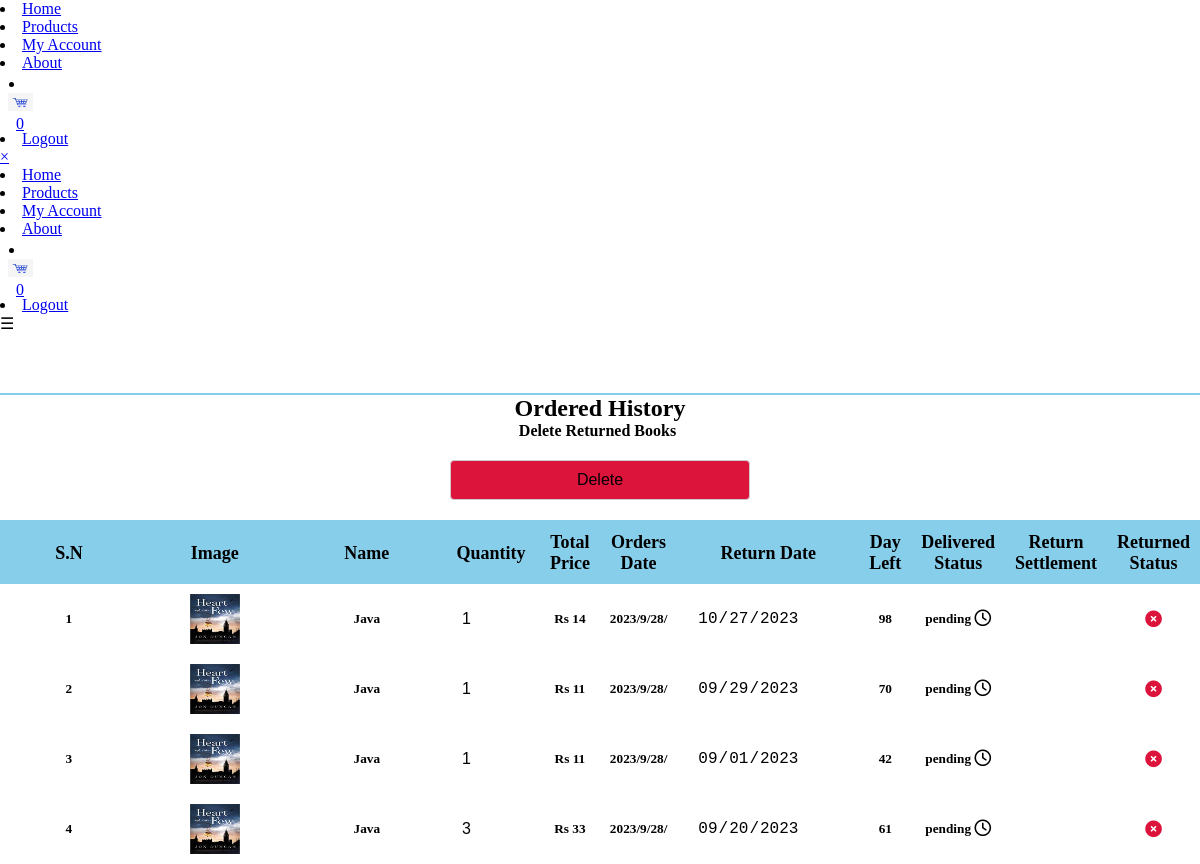
Screenshot of /profile.php?id=30 (signed in) with the database file from the repository.
### tables this page shows
CREATE TABLE `rentorders` (
  `id` int(11) NOT NULL,
  `cid` int(50) NOT NULL,
  `bid` int(50) NOT NULL,
  `quantity` int(10) NOT NULL DEFAULT 1,
  `price` int(10) NOT NULL,
  `date` varchar(60) NOT NULL,
  `return_date` varchar(120) NOT NULL,
  `delivered_status` enum('pending','delivered') NOT NULL DEFAULT 'pending',
  `returned_status` enum('pending','returned') NOT NULL DEFAULT 'pending'
);

CREATE TABLE `books` (
  `book_id` int(11) NOT NULL,
  `book_title` varchar(100) NOT NULL,
  `book_price` int(120) NOT NULL,
  `book_desc` text NOT NULL,
  `book_date` varchar(100) NOT NULL,
  `book_img` varchar(256) NOT NULL,
  `book_author` varchar(100) NOT NULL DEFAULT 'admin',
  `book_catag` varchar(100) NOT NULL,
  `book_type` varchar(10) NOT NULL
);

### profile.php (the view, shortened to what this page needs)
<?php
  $today_date =  date("Y/n/j/");
?>
<?php
include_once './includes/navbar.php';
?>
<!DOCTYPE html>
<html lang="en">
<head>
</head>
<body>
<div class='profileCont'>
  <?php
  if(isset($_GET['id']) || isset($_GET['action'])){
?>
<div style="margin-top:60px;position:relative">
<div style='text-align:center'>
<form action="<?php echo $_SERVER['PHP_SELF']?>" method="post">
<div>
<div style='border:1px solid skyblue;width:100%;text-align:center'></div>
   <h2 >Ordered History</h2>
<span style='margin-right:5px'><b>Delete Returned Books</b>
</span>
<div style='text-align:center;margin:20px;display:flex;justify-content:center'><input name='deleteReturned' type='submit' value='Delete' class="btn btn-danger" style="background:#DC143C;"></input>
  </div>
<div style='border:1px solid skyblue;width:100%;text-align:center'></div>
</div>
</form>
<div style='display:flex;flex-direction:column;justify-content:center;flex-wrap:wrap;align-items:center'>
<table style="border-collapse: collapse; text-align: center; ">
  <thead>
    <tr>
      <th style="background-color: skyblue; padding: 10px; font-size: 18px; text-align: center;">
      S.N
      </th>
      <th style="background-color: skyblue; padding: 10px; font-size: 18px; text-align: center;">
      Image
      </th>
      <th style="background-color: skyblue; padding: 10px; font-size: 18px; text-align: center;">
      Name
      </th>
      <th style="background-color: skyblue; padding: 10px; font-size: 18px; text-align: center;">
      Quantity
      </th>
      <th style="background-color: skyblue; padding: 10px; font-size: 18px; text-align: center;">
      Total Price
      </th>
      <th style="background-color: skyblue; padding: 10px; font-size: 18px; text-align: center;">
      Orders Date
      </th>
      <th style="background-color: skyblue; padding: 10px; font-size: 18px; text-align: center;">
      Return Date
      </th>
      <th style="background-color: skyblue; padding: 10px; font-size: 18px; text-align: center;">
      Day Left
      </th>
      <th style="background-color: skyblue; padding: 10px; font-size: 18px; text-align: center;">
      Delivered
      Status
      </th>
      <th style="background-color: skyblue; padding: 10px; font-size: 18px; text-align: center;">
Return Settlement    </th>
<th style='background-color: skyblue; padding: 10px; font-size: 18px; text-align: center'>Returned Status</th>
    </tr>
  </thead>
  <tbody>
 <?php
include "includes/config.php";
$sql10 = "SELECT * FROM rentorders where cid='{$_SESSION['id']}'";
$result10 = $conn->query($sql10);
$sn=0;
if ($result10->num_rows > 0) {
while($row10 = $result10->fetch_assoc()) {
   $sn++;
   $sql11 = "SELECT * FROM books where book_id='{$row10['bid']}' ";
$result11 = $conn->query($sql11);
$row11 = $result11->fetch_assoc();
?>
    <tr>
    <form action='<?php echo $_SERVER['PHP_SELF']?>?bid=<?php echo $row10['bid']?>' method='post'>
      <td style="padding: 10px; width:30%; font-weight: bold;"><h5><?php echo $sn  ?></h5></td>
      <td style="padding: 10px; width:30%; font-weight: bold;"><img class='image' style="height:50px;width:50px"  src="admin/upload/<?php echo $row11['book_img'] ?>"  alt="book-img"></td>
      <td style="padding: 10px; width:30%; font-weight: bold;"><h5><?php echo $row11['book_title']  ?></h5></td>
      <td style="padding: 10px; width:30%; font-weight: bold;"><input type="text" name='quant' value='<?php echo $row10['quantity']  ?>' readonly style='outline:none;border:none;width:100%;background:none'></td>
      <td style="padding: 10px; width:30%; font-weight: bold;"><h5>Rs <?php echo $row10['price']*$row10['quantity']  ?></h5></td>
      <td style="padding: 10px; width:30%; font-weight: bold;"><h5><?php echo $row10['date']  ?></h5></td>
      <td style="padding: 10px; width:30%; font-weight: bold;"><input type='date' name='r_date' value='<?php echo $row10['return_date']  ?>' readonly style='outline:none;border:none;width:100%;background:none'></td>
      <td style="padding: 10px; width:30%; font-weight: bold;"><h5><?php
            $dayToReturn = dateDiffInDays($row10['return_date'],$today_date);
            echo $dayToReturn-19559;
      ?></h5></td>
      <td style="padding: 10px; width:30%; font-weight: bold;"><h5><?php echo $row10['delivered_status']  ?>
</h5></td>
      <td style="padding: 10px; width:30%; font-weight: bold;"></td>
<td style="padding: 10px; width:30%; font-weight: bold;">
</td>
</form>
</tr>
<?php }}else { echo "No Results Found";
}
             ?>
</tbody>
</table>
 </div>
</div>
<?php
  }?>
</div>
</body>
</html>
<?php
        function dateDiffInDays($date1, $date2) {
          $oneDay = 60 * 60 * 24;
          $timestamp1 = strtotime($date1);
          $timestamp2 = strtotime($date2);
          $diffInSeconds = abs($timestamp1 - $timestamp2);
          $diffInDays = round($diffInSeconds / $oneDay);
          return $diffInDays;
        }
?>

### navbar.php (shortened to what this page needs)
<head>
<link rel="stylesheet" href="https://cdnjs.cloudflare.com/ajax/libs/font-awesome/4.7.0/css/font-awesome.min.css">
    <link rel="stylesheet" href="./css/style.php">
    <link
      rel="stylesheet"
      href="https://use.fontawesome.com/releases/v5.13.0/css/all.css"
    />
    <link rel="stylesheet" href="https://cdnjs.cloudflare.com/ajax/libs/font-awesome/6.0.0/css/all.min.css">
</head>
<nav class="navbar">
<div class="nav-main">
    <li><a href="./index.php">Home</a></li>
    <li><a href="./products.php?type=new">Products</a></li>
    <?php
       if((isset($_SESSION['id']))){?>
    <li><a href="./profile.php">My Account</a></li>
    <?php
}?>
    <li><a href="./About.php">About</a></li>
<?php if((isset($_SESSION['id']))){?>
	 <li class='cartList' style="position:relative;text-align:center;width:40px;top:3px"><a href="cart.php"  style="padding-right:0"><span id="cart" style="color:yellow"></span><img style="width:25px;height:18px;position:relative" src="./images/cart.png" alt="shop-cart">
	 <div class="badge" id="cartNum" >
<?php echo $_SESSION['cartNum'] ?>
</div>
<?php
}?>
    <?php
       if((isset($_SESSION['id']))){?>
    <li><a href="./logout.php">Logout</a></li>
    <?php
}?>
</div>
<div id="mySidenav" class="sidenav">
    <a href="javascript:void(0)" class="closebtn" onclick="closeNav()">&times;</a>
    <li><a href="./index.php">Home</a></li>
    <li><a href="./products.php?type=new">Products</a></li>
    <?php
       if((isset($_SESSION['id']))){?>
    <li><a href="./profile.php">My Account</a></li>
    <?php
}?>
    <li><a href="./About.php">About</a></li>
<?php if((isset($_SESSION['id']))){?>
	 <li class='cartList' style="position:relative;text-align:center;width:40px;top:3px"><a href="cart.php"  style="padding-right:0"><span id="cart" style="color:yellow"></span><img style="width:25px;height:18px;position:relative" src="./images/cart.png" alt="shop-cart">
	 <div class="badge" id="cartNum" >
<?php echo $_SESSION['cartNum'] ?>
</div>
<?php
}?>
    <?php
       if((isset($_SESSION['id']))){?>
    <li><a href="./logout.php">Logout</a></li>
    <?php
}?>
  </div>
  <span class='bars' style="" onclick="openNav()">&#9776;</span>
</nav>

### profile.php (style rules this page uses)
* { margin:0;padding:0; }
.profileCont { display:flex; align-items:center; justify-content:center; flex-direction:column; gap:10px; }
input { padding: 10px; border: 1px solid #ccc; border-radius: 4px; font-size: 16px; width: 300px; box-sizing: border-box; transition: border-color 0.3s ease; }

### rows the page displays
rentorders: books.book_img (picture), books.book_title "Java", quant "1", $row10['price']*$row10['quantity'] "14", date "2023/9/28/", r_date "10/27/2023", $dayToReturn-19559 "98", delivered_status "pending"
rentorders: books.book_img (picture), books.book_title "Java", quant "1", $row10['price']*$row10['quantity'] "11", date "2023/9/28/", r_date "09/29/2023", $dayToReturn-19559 "70", delivered_status "pending"
rentorders: books.book_img (picture), books.book_title "Java", quant "1", $row10['price']*$row10['quantity'] "11", date "2023/9/28/", r_date "09/01/2023", $dayToReturn-19559 "42", delivered_status "pending"
rentorders: books.book_img (picture), books.book_title "Java", quant "3", $row10['price']*$row10['quantity'] "33", date "2023/9/28/", r_date "09/20/2023", $dayToReturn-19559 "61", delivered_status "pending"

### other values shown
$_SESSION['cartNum'] "0"
